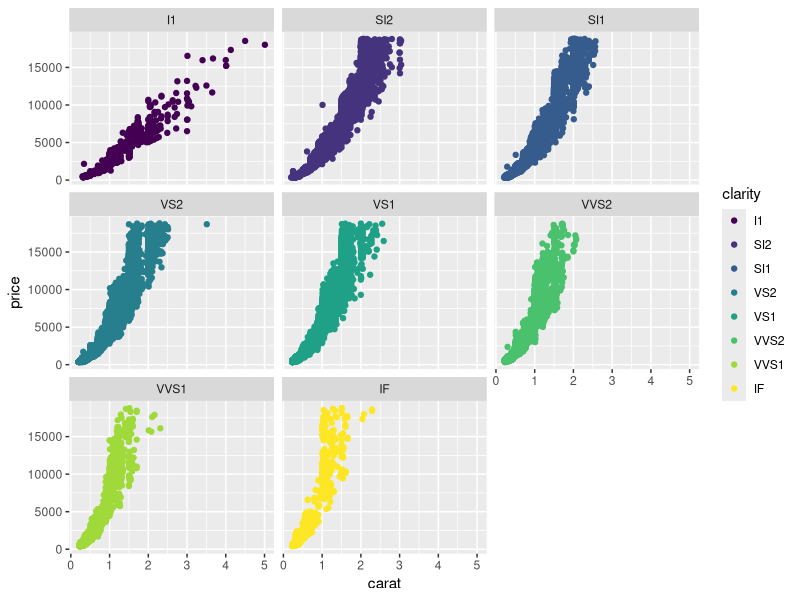

The R script that drew this image:
install.packages("ggplot2")
library(ggplot2)
?qplot()
?diamonds
qplot(data=diamonds,carat,price,
      colour=clarity,facets=~clarity)
